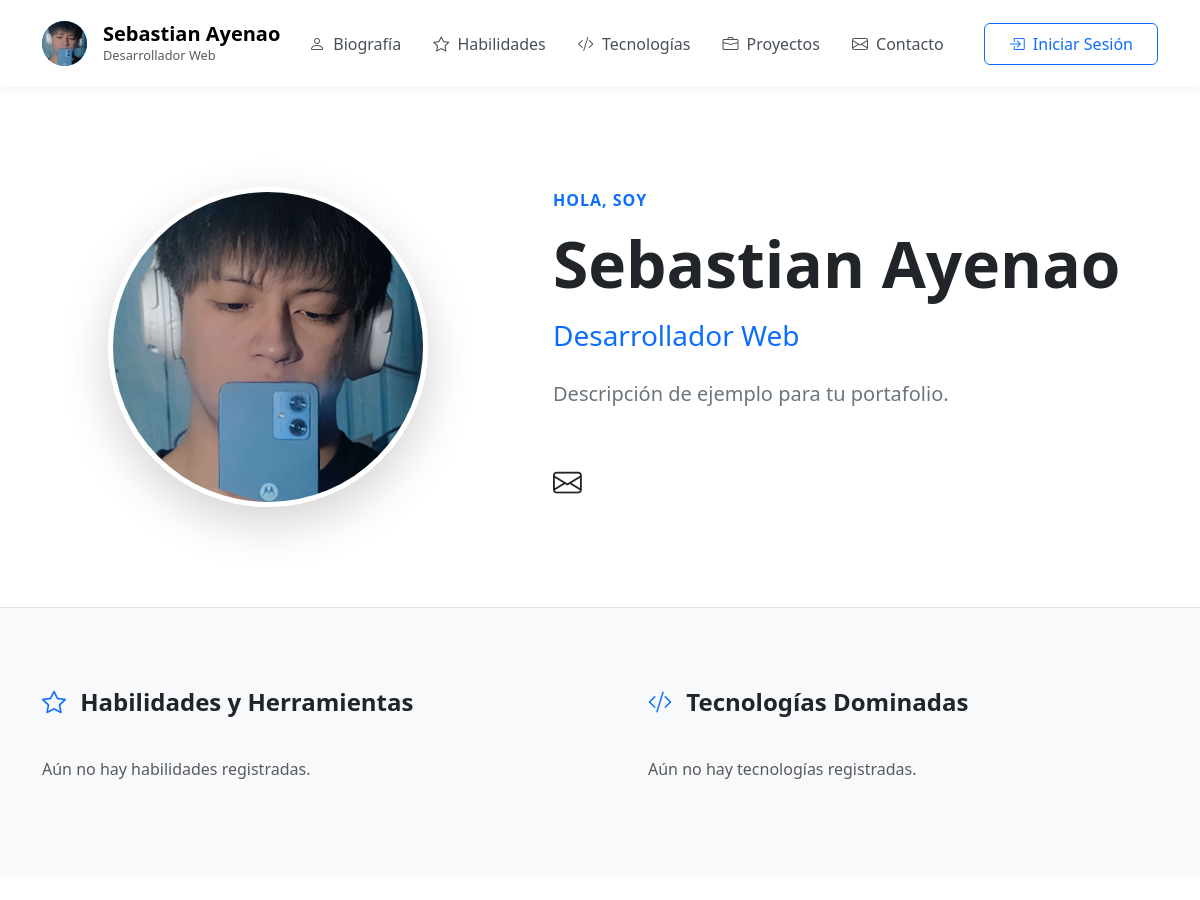
Before: / (upper part) with the older database file.
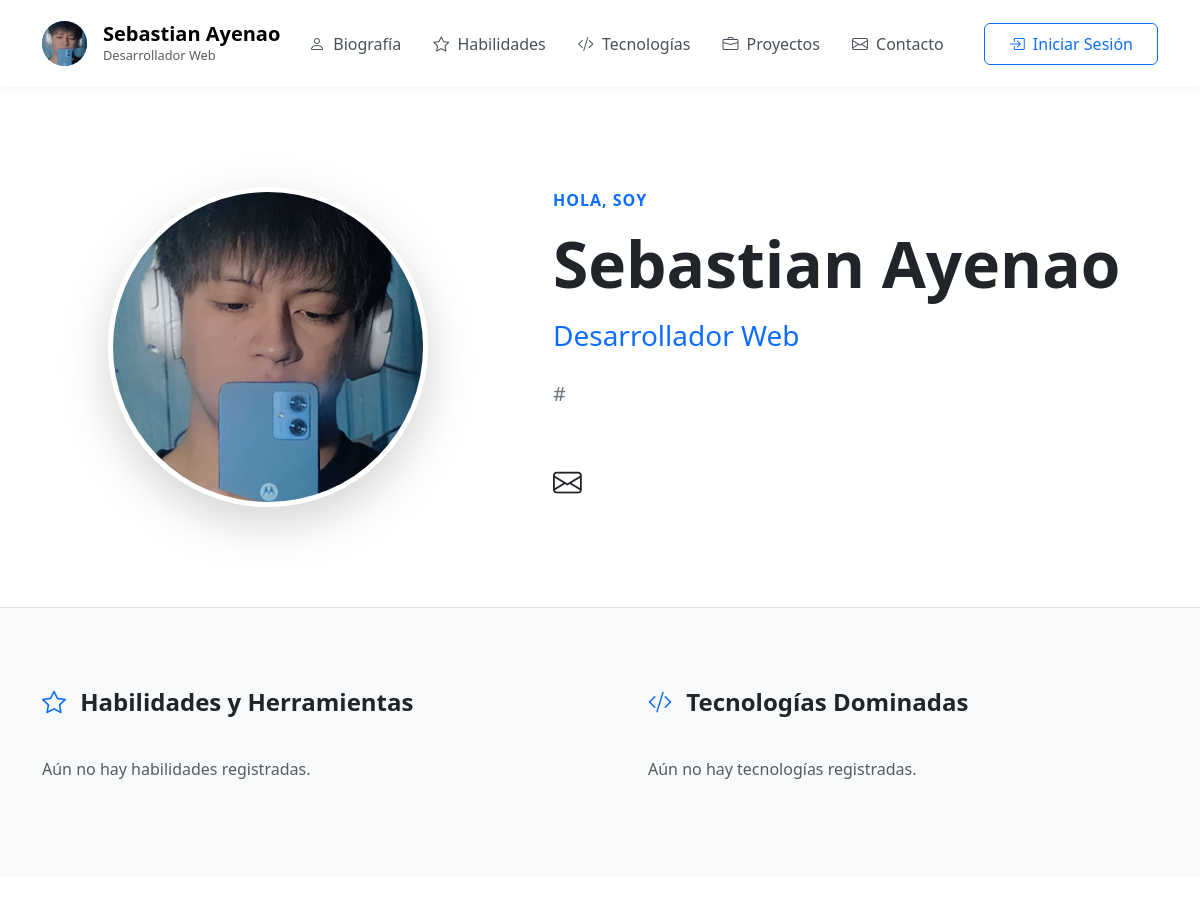
After: the same page with the newer database file.
### tables this page shows
CREATE TABLE biografia (
    id INT AUTO_INCREMENT PRIMARY KEY,
    saludo VARCHAR(50),
    nombre_completo VARCHAR(100) NOT NULL,
    titulo VARCHAR(100),
    descripcion TEXT,
    cv_url VARCHAR(255),
    github_url VARCHAR(255),
    linkedin_url VARCHAR(255),
    email_contacto VARCHAR(100)
);

### index.php (the view, shortened to what this page needs)
<?php
require_once 'conexion.php';
try {
    $bio = $pdo->query("SELECT * FROM biografia WHERE id = 1")->fetch();
    $habilidades = $pdo->query("SELECT * FROM habilidades")->fetchAll();
    $tecnologias = $pdo->query("SELECT * FROM tecnologias")->fetchAll();
} catch (PDOException $e) {
    die("Error conectando a la base de datos.");
}
$is_logged_in = isset($_SESSION['admin_logged_in']) && $_SESSION['admin_logged_in'] === true;
?>
<!DOCTYPE html>
<html lang="es">
<head>
    <link href="https://cdn.jsdelivr.net/npm/bootstrap@5.3.3/dist/css/bootstrap.min.css" rel="stylesheet">
    <link rel="stylesheet" href="https://cdn.jsdelivr.net/npm/bootstrap-icons@1.11.3/font/bootstrap-icons.min.css">
    <link href="assets/css/style.css" rel="stylesheet">
</head>
<body class="public-layout">
    <nav class="navbar navbar-expand-lg sticky-top">
        <div class="container">
            <a class="navbar-brand d-flex align-items-center" href="#">
                <div class="bg-primary text-white rounded-circle d-flex align-items-center justify-content-center me-3 avatar-sm">
                    <img src="assets/img/sayenao.jpg" alt="MiniAvatar" style="width: 100%; height: 100%; object-fit: cover; border-radius: 50%;">
                </div>
                <div>
                    <h5 class="mb-0 fw-bold"><?= htmlspecialchars($bio['nombre_completo']) ?></h5>
                    <small class="text-muted d-block text-xs"><?= htmlspecialchars($bio['titulo']) ?></small>
                </div>
            </a>
            <div class="collapse navbar-collapse" id="navbarNav">
                <ul class="navbar-nav ms-auto align-items-center gap-3">
                    <li class="nav-item">
                        <a class="nav-link" href="#biografia"><i class="bi bi-person me-1"></i> Biografía</a>
                    </li>
                    <li class="nav-item">
                        <a class="nav-link" href="#habilidades"><i class="bi bi-star me-1"></i> Habilidades</a>
                    </li>
                    <li class="nav-item">
                        <a class="nav-link" href="#tecnologias"><i class="bi bi-code-slash me-1"></i> Tecnologías</a>
                    </li>
                    <li class="nav-item">
                        <a class="nav-link" href="#proyectos"><i class="bi bi-briefcase me-1"></i> Proyectos</a>
                    </li>
                    <li class="nav-item">
                        <a class="nav-link" href="#contacto"><i class="bi bi-envelope me-1"></i> Contacto</a>
                    </li>
                    <li class="nav-item ms-lg-3">
                        <?php if ($is_logged_in): ?>
                            <a href="dashboard.php" class="btn btn-outline-primary fw-medium px-4 py-2">
                                <i class="bi bi-speedometer2 me-1"></i> Ir al Dashboard
                            </a>
                        <?php else: ?>
                            <a href="login.php" class="btn btn-outline-primary fw-medium px-4 py-2">
                                <i class="bi bi-box-arrow-in-right me-1"></i> Iniciar Sesión
                            </a>
                        <?php endif; ?>
                    </li>
                </ul>
            </div>
        </div>
    </nav>
    <section id="biografia" class="hero-section">
        <div class="container">
            <div class="row align-items-center">
               <div class="col-lg-5 mb-5 mb-lg-0 d-flex justify-content-center">
                    <img src="assets/img/sayenao.jpg" alt="Avatar" class="img-fluid rounded-circle shadow-lg" style="width: 320px; height: 320px; object-fit: cover; border: 5px solid white;">
            </div>
                <div class="col-lg-7 px-lg-5">
                    <h6 class="text-primary fw-bold text-uppercase mb-3 letter-spacing-1"><?= htmlspecialchars($bio['saludo']) ?></h6>
                    <h1 class="display-3 fw-bold mb-3"><?= htmlspecialchars($bio['nombre_completo']) ?></h1>
                    <h3 class="text-primary mb-4 fw-normal"><?= htmlspecialchars($bio['titulo']) ?></h3>
                    <p class="lead text-secondary mb-5 line-height-lg">
                        <?= nl2br(htmlspecialchars($bio['descripcion'])) ?>
                    </p>
                    <div class="d-flex flex-wrap align-items-center gap-4">
                        <div class="hero-social-icons">
                            <?php if (!empty($bio['email_contacto']) && $bio['email_contacto'] !== '#'): ?>
                                <a href="mailto:<?= htmlspecialchars($bio['email_contacto']) ?>"><i class="bi bi-envelope"></i></a>
                            <?php endif; ?>
                        </div>
                    </div>
                </div>
            </div>
        </div>
    </section>
    <section class="section-padding bg-light">
        <div class="container">
            <div class="row g-5">
                <div class="col-lg-6" id="habilidades">
                    <h4 class="section-title"><i class="bi bi-star text-primary me-2"></i> Habilidades y Herramientas</h4>
                    <div class="row g-3">
                        <?php if (empty($habilidades)): ?>
                            <p class="text-muted">Aún no hay habilidades registradas.</p>
                        <?php endif; ?>
                    </div>
                </div>
                <div class="col-lg-6 ps-lg-5" id="tecnologias">
                    <h4 class="section-title"><i class="bi bi-code-slash text-primary me-2"></i> Tecnologías Dominadas</h4>
                    <?php if (empty($tecnologias)): ?>
                        <p class="text-muted">Aún no hay tecnologías registradas.</p>
                    <?php endif; ?>
                </div>
            </div>
        </div>
    </section>
    <section class="section-padding bg-white" id="proyectos">
    </section>
</body>
</html>

### assets/css/style.css (style rules this page uses)
:root { --primary-color: #0d6efd; --bg-light: #f8f9fa; --sidebar-bg: #0d47a1; --sidebar-hover: rgba(255, 255, 255, 0.1); --body-bg-admin: #f4f6f9; }
body.public-layout { font-family: system-ui, -apple-system, "Segoe UI", Roboto, "Helvetica Neue", Arial, sans-serif; background-color: var(--bg-light); color: #212529; }
.navbar { background-color: white; box-shadow: 0 2px 10px rgba(0,0,0,0.05); padding-top: 1rem; padding-bottom: 1rem; }
.nav-link { font-weight: 500; color: #495057; padding: 0.5rem 1rem; }
.section-padding { padding: 80px 0; }
.section-title { margin-bottom: 2.5rem; font-weight: 700; color: #212529; }
.hero-section { background-color: white; padding: 100px 0; border-bottom: 1px solid #dee2e6; }
.hero-social-icons a { color: #212529; font-size: 1.8rem; margin-right: 1.2rem; transition: color 0.3s ease; }
.avatar-sm { width: 45px; height: 45px; }
.text-xs { font-size: 0.8rem; }
.letter-spacing-1 { letter-spacing: 1px; }
.line-height-lg { line-height: 1.8; }

Changed rows visible on the page:
changed biografia "Sebastian Ayenao": descripcion "Descripción de ejemplo para tu portafolio." → "#"
